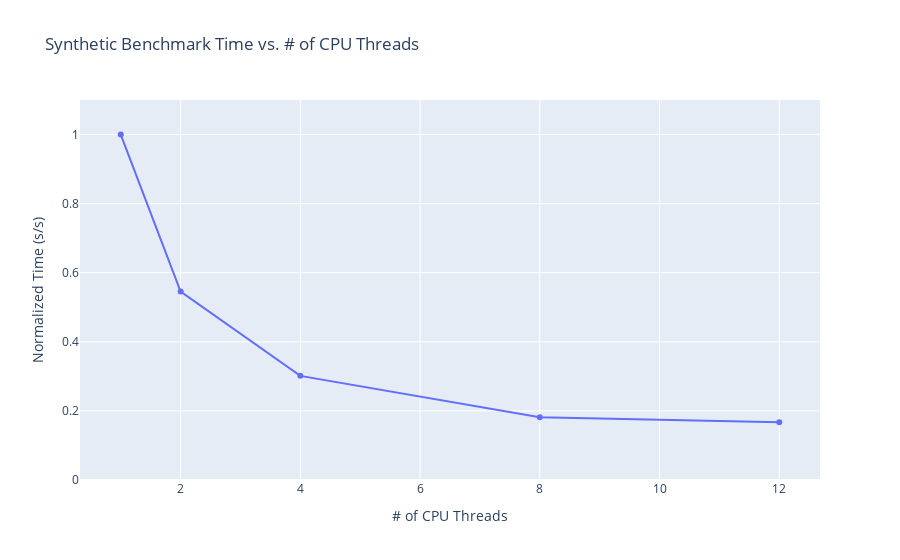

The notebook cell this image was saved under:
### Markdown cell above
### Thread count
If you would like to change the number of threads used in Benchmarking APC, just change the entries in thread_list with your desired number of threads. Each entry will make this script run a benchmark using the specified number of CPU threads and plot their relative times in a figure. A single Benchmark with 1 CPU thread may take up to 1 minute or more depending on the CPU being used. Additional benchmarks will also increase this time.

### Code cell
threads_list = [1,2,4,8,16]
actual_threads = []
normalized_times = []
for i,max_threads in enumerate(threads_list):
    pair = APC.Benchmark1000(max_threads)
    if i==0:
        t0 = pair[1]
    actual_threads.append(pair[0])
    normalized_times.append(pair[1]/t0)

trace = go.Scatter(x=actual_threads, y=normalized_times)
fig = go.Figure(data=trace)
fig.update_layout(title="Synthetic Benchmark Time vs. # of CPU Threads",
xaxis_title = "# of CPU Threads",
yaxis_title = "Normalized Time (s/s)",
yaxis=dict(range=[0,1.1])
)
fig.show()

### Figure 1 — Plotly figure (JSON) as saved in the notebook; plotly's stock layout.template omitted (floating-point values rounded to 4 significant figures)
{"data": [{"type": "scatter", "x": [1, 2, 4, 8, 12], "y": [1, 0.5456, 0.3014, 0.1818, 0.1671]}], "layout": {"title": {"text": "Synthetic Benchmark Time vs. # of CPU Threads"}, "xaxis": {"title": {"text": "# of CPU Threads"}}, "yaxis": {"range": [0, 1.1], "title": {"text": "Normalized Time (s/s)"}}}}
